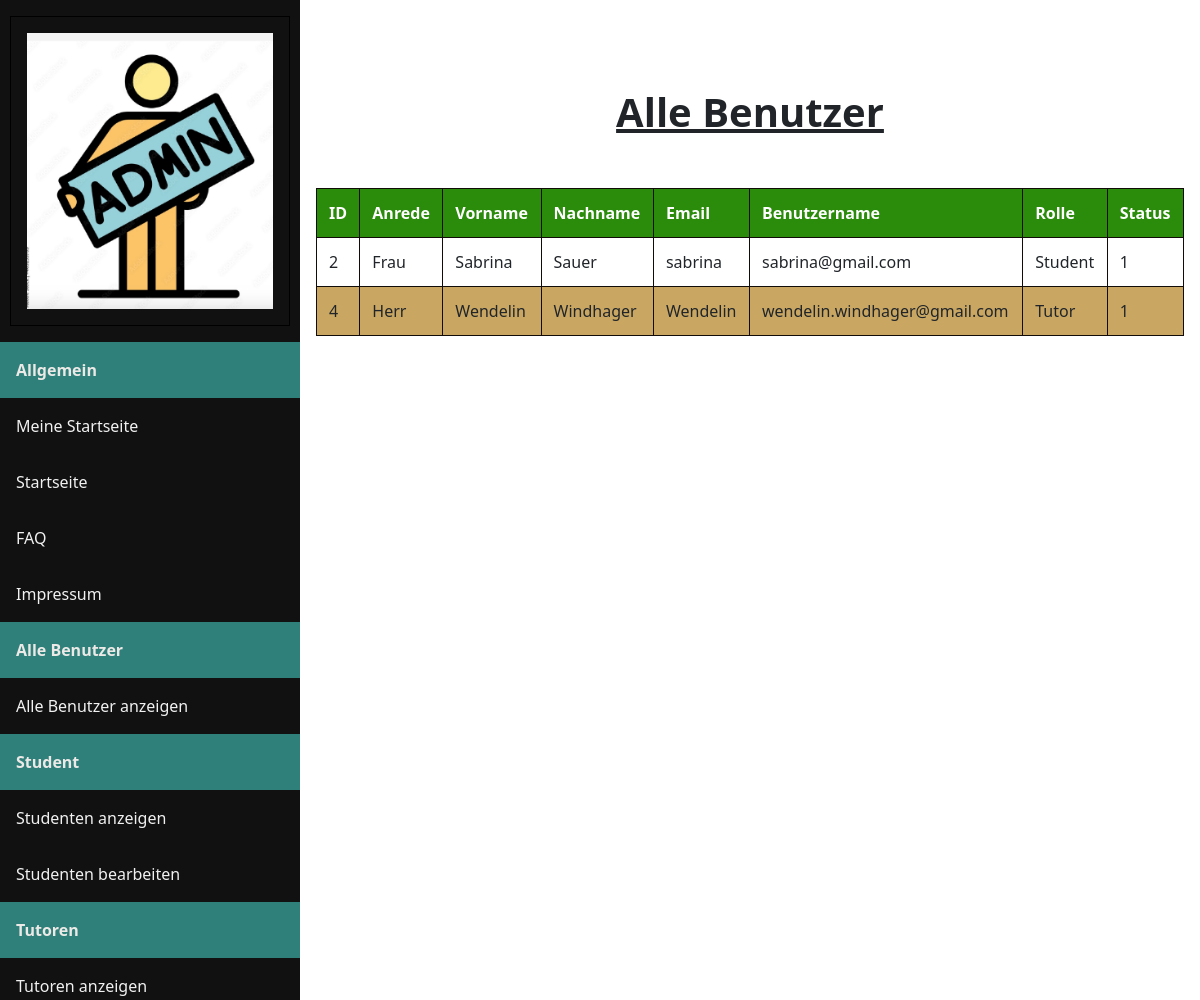
The app's page /admin/showallUsers.php, older data.
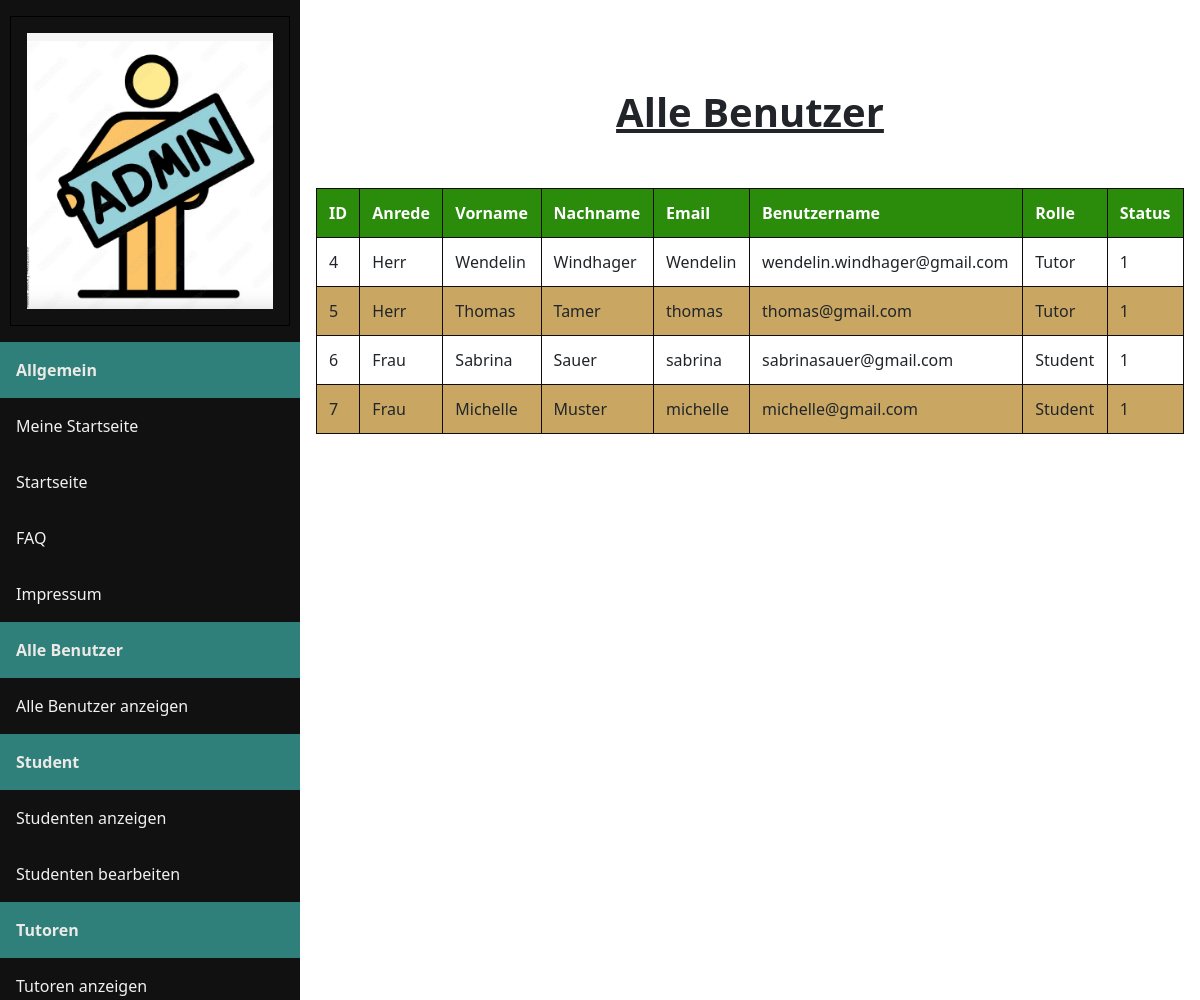
The same page, newer data.
### tables this page shows
CREATE TABLE `users` (
                         `user_id` int(11) NOT NULL,
                         `anrede` varchar(10) DEFAULT NULL,
                         `firstname` varchar(255) DEFAULT NULL,
                         `lastname` varchar(255) DEFAULT NULL,
                         `email` varchar(255) DEFAULT NULL,
                         `username` varchar(255) NOT NULL,
                         `password` varchar(255) NOT NULL,
                         `role` enum('Admin','Tutor','Student') NOT NULL,
                         `status` tinyint(1) NOT NULL
);

### backend/db_connect.php (called while the page is built, shortened)
<?php
$db = null;
function getDBConnection(){
    global $db;
    if ($db != null) {
        return $db;
    }
    $servername  = "localhost";
    $dbusername  = "root";
    $dbpassword  = "";
    $dbname      = "languageconnect";
    $db = new mysqli($servername, $dbusername, $dbpassword, $dbname);
    return $db;
}

### admin/showallUsers.php (the view, shortened to what this page needs)
<?php
    include_once '../backend/db_connect.php';
    include_once 'adminnav.php';
    $sql = "SELECT * FROM users";
    $resultData = getDBConnection()->query($sql);
?>
<!DOCTYPE html>
<html lang="de">
<head>
    <link href="https://cdn.jsdelivr.net/npm/bootstrap@5.2.2/dist/css/bootstrap.min.css" rel="stylesheet">
    <link rel="stylesheet" href="admin.css">
</head>
<body>
    <div class="content">
        <br><br><h1><b><u>Alle Benutzer</u></b></h1><br>
        <table>
            <thead>
            <tr>
                <th>ID</th>
                <th>Anrede</th>
                <th>Vorname</th>
                <th>Nachname</th>
                <th>Email</th>
                <th>Benutzername</th>
                <th>Rolle</th>
                <th>Status</th>
            </tr>
            </thead>
            <tbody>
            <?php
            while ($row = $resultData->fetch_assoc()) {
                if ($row['user_id'] == 1 && $row['role'] == 'Admin') {
                    continue;
                }
                $statusClass = $row['status'] == 0 ? 'status-0' : '';
                echo "<tr>";
                echo "<td>" . $row['user_id'] . "</td>";
                echo "<td>" . $row['anrede'] . "</td>";
                echo "<td>" . $row['firstname'] . "</td>";
                echo "<td>" . $row['lastname'] . "</td>";
                echo "<td>" . $row['username'] . "</td>";
                echo "<td>" . $row['email'] . "</td>";
                echo "<td>" . $row['role'] . "</td>";
                echo "<td class='$statusClass'>" . $row['status'] . "</td>";
                echo "</tr>";
            }
            ?>
            </tbody>
        </table>
    </div>
</body>
</html>

### admin/adminnav.php (shortened to what this page needs)
<!DOCTYPE html>
<html lang="de">
<head>
    <link href="https://cdn.jsdelivr.net/npm/bootstrap@5.2.2/dist/css/bootstrap.min.css" rel="stylesheet">
    <link href="https://getbootstrap.com/docs/5.2/assets/css/docs.css" rel="stylesheet">
    <link rel="stylesheet" href="admin.css">
</head>
<body>
<div class="sidebar">
    <a class="adminindex" href="adminindex.php" >
        <img class="img"
        "style:"width: 100%; height: auto; background-size: cover; background-position:center;"
        src="./img/adminlogo.png" alt="Admin Navlogo">
    </a>
    <a class="active" href="#home" aria-disabled="true"  disabled> Allgemein </a>
    <a href="adminindex.php">Meine Startseite</a>
    <a href="../frontend/start.php">Startseite</a>
    <a href="../frontend/hilfeseite.php">FAQ</a>
    <a href="../frontend/impressum.php">Impressum</a>
    <a class="active" href="#home" disabled>Alle Benutzer</a>
    <a href="showallUsers.php">Alle Benutzer anzeigen</a>
    <a class="active" href="#home" disabled> Student </a>
    <a href="showstudents.php">Studenten anzeigen</a>
    <a href="editstudents.php">Studenten bearbeiten</a>
    <a class="active" href="#home" disabled> Tutoren </a>
    <a href="showtutors.php">Tutoren anzeigen</a>
    <a href="editcourse.php">Kurse bearbeiten</a><br>
  </div>
</body>
</html>

### admin/admin.css (style rules this page uses)
.sidebar { margin: 0; padding: 0; width: 300px; position: fixed; height: 100%; background-color: #111; overflow: auto; }
.adminindex { width: 280px; height: 310px; margin: 1em auto; border:1px solid rgb(0, 0, 0); }
.adminindex img { object-fit: cover; width: 100%; height: 100%; }
.sidebar a { display: block; color:#f1f1f1; padding: 16px; text-decoration: none; }
.sidebar a.active { background-color: #2f807b; }
.content { margin-left: 300px; padding: 40px 16px; height: 1000px; }
.sidebar a[disabled] { pointer-events: none; cursor: default; color: #ece9e6; font-weight: bold; }
table { width: 100%; max-width: 300%; border-collapse: collapse; margin-top: 20px; overflow-x: auto; }
table, th, td { border: 1px solid #110c07; }
th, td { padding: 12px; text-align: left; }
th { background-color: #940832; color: white; }
tr:nth-child(even) { background-color: rgb(185, 179, 179); }
h1 { text-align: center; }

### admin/showallUsers.php (style rules this page uses)
th { background-color: #2a8c0a; color: white; }
tr:nth-child(even) { background-color: rgb(201, 167, 99); }

Row changes from the older to the newer data that the page shows:
removed users: user_id "2", anrede "Frau", firstname "Sabrina", lastname "Sauer", username "sabrina", email "sabrina@gmail.com", role "Student", status "1"
added users: user_id "5", anrede "Herr", firstname "Thomas", lastname "Tamer", username "thomas", email "thomas@gmail.com", role "Tutor", status "1"
added users: user_id "6", anrede "Frau", firstname "Sabrina", lastname "Sauer", username "sabrina", email "sabrinasauer@gmail.com", role "Student", status "1"
added users: user_id "7", anrede "Frau", firstname "Michelle", lastname "Muster", username "michelle", email "michelle@gmail.com", role "Student", status "1"
